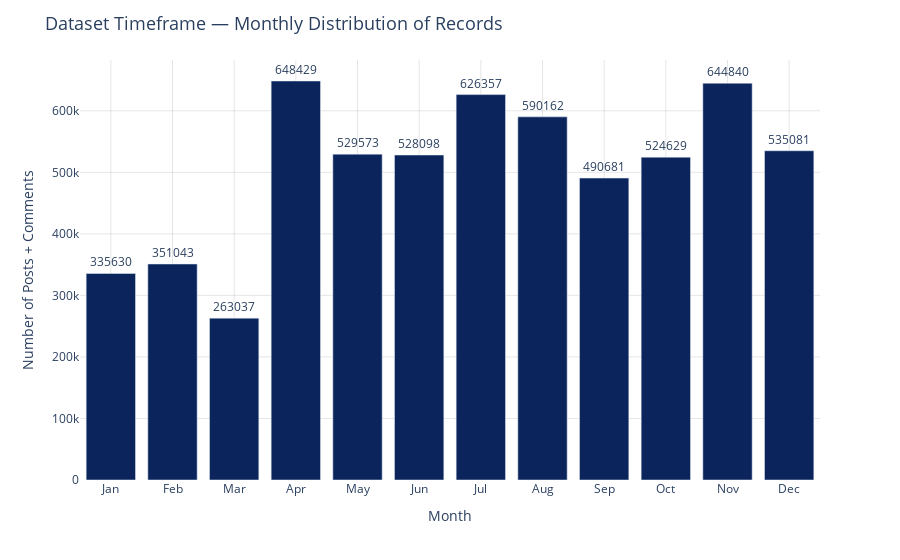

The cell this chart's notebook holds for it:
### Code cell
month_counts["label"] = month_counts["month"].astype(str)

fig = px.bar(
    month_counts,
    x="label",
    y="Count",
    text="Count",
    color_discrete_sequence=[colors[0]]
)

fig.update_traces(textposition="outside")

fig.update_layout(
    title="Dataset Timeframe — Monthly Distribution of Records",
    xaxis_title="Month",
    yaxis_title="Number of Posts + Comments",
    showlegend=False,
    plot_bgcolor="white",
    title_font_size=18,
    xaxis=dict(
        type="category",
        showgrid=True,
        gridcolor="rgba(0,0,0,0.1)",
        gridwidth=1,
        zeroline=False
    ),
    yaxis=dict(
        showgrid=True,
        gridcolor="rgba(0,0,0,0.1)",
        gridwidth=1,
        zeroline=False
    )
)

fig.show()

### Figure 1 — Plotly figure (JSON) as saved in the notebook; plotly's stock layout.template omitted (floating-point values rounded to 4 significant figures)
{"data": [{"hovertemplate": "label=%{x}<br>Count=%{text}<extra></extra>", "legendgroup": "", "marker": {"color": "#0b255c", "pattern": {"shape": ""}}, "name": "", "orientation": "v", "showlegend": false, "text": [335600.0, 351000.0, 263000.0, 648400.0, 529600.0, 528100.0, 626400.0, 590200.0, 490700.0, 524600.0, 644800.0, 535100.0], "textposition": "outside", "type": "bar", "x": ["Jan", "Feb", "Mar", "Apr", "May", "Jun", "Jul", "Aug", "Sep", "Oct", "Nov", "Dec"], "xaxis": "x", "y": [335630, 351043, 263037, 648429, 529573, 528098, 626357, 590162, 490681, 524629, 644840, 535081], "yaxis": "y"}], "layout": {"barmode": "relative", "legend": {"tracegroupgap": 0}, "margin": {"t": 60}, "plot_bgcolor": "white", "showlegend": false, "title": {"font": {"size": 18}, "text": "Dataset Timeframe — Monthly Distribution of Records"}, "xaxis": {"anchor": "y", "domain": [0, 1], "gridcolor": "rgba(0,0,0,0.1)", "gridwidth": 1, "showgrid": true, "title": {"text": "Month"}, "type": "category", "zeroline": false}, "yaxis": {"anchor": "x", "domain": [0, 1], "gridcolor": "rgba(0,0,0,0.1)", "gridwidth": 1, "showgrid": true, "title": {"text": "Number of Posts + Comments"}, "zeroline": false}}}
